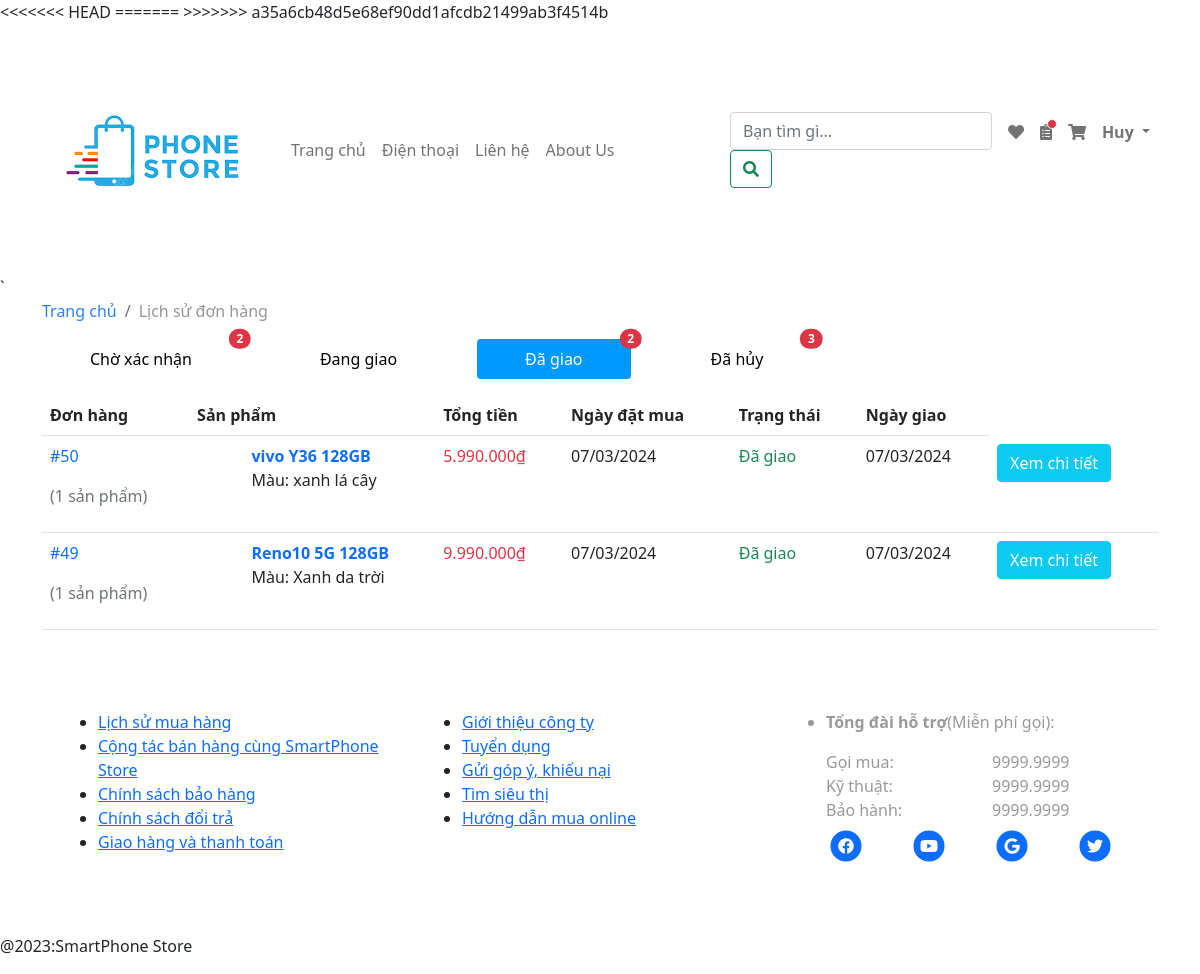
/customer/my_orders.php?delivered_orders (signed in), run on the app's committed database.
### tables this page shows
CREATE TABLE `customer_orders` (
  `order_id` int(10) NOT NULL COMMENT 'mã order',
  `customer_id` int(10) NOT NULL,
  `total_price` int(50) NOT NULL,
  `order_date` date NOT NULL,
  `status` text NOT NULL,
  `order_no` int(10) NOT NULL,
  `receiver` varchar(255) NOT NULL,
  `receiver_sex` varchar(10) NOT NULL,
  `receiver_phone` varchar(255) NOT NULL,
  `delivery_location` text NOT NULL,
  `payment_type` varchar(500) NOT NULL,
  `received_date` date NOT NULL
);

CREATE TABLE `customer_order_products` (
  `order_id` int(10) NOT NULL,
  `product_id` int(10) NOT NULL,
  `color` varchar(255) NOT NULL,
  `quantity` int(10) NOT NULL
);

CREATE TABLE `products` (
  `product_id` int(10) NOT NULL,
  `cartegory_id` int(10) NOT NULL,
  `date` datetime NOT NULL,
  `product_name` text NOT NULL,
  `product_des` text NOT NULL,
  `product_screen` varchar(255) NOT NULL,
  `product_os` varchar(255) NOT NULL,
  `product_rear_cam` varchar(255) NOT NULL,
  `product_front_cam` varchar(255) NOT NULL,
  `product_chip` varchar(255) NOT NULL,
  `product_ram` varchar(255) NOT NULL,
  `product_internal_memory` varchar(255) NOT NULL,
  `product_sim` varchar(255) NOT NULL,
  `product_battery` varchar(255) NOT NULL
);

### customer/functions/functions.php (called while the page is built, shortened)
<?php
if (!function_exists('currency_format')) {
  function currency_format($number, $suffix = '₫') {
      if (!empty($number)) {
          return number_format($number, 0, ',', '.') . "{$suffix}";
      }
  }
}
?>

### customer/delivered_orders.php (the view, shortened to what this page needs)
<table class="table">
           <tr>
               <th>Đơn hàng</th>
               <th>Sản phẩm</th>
               <th>Tổng tiền</th>
               <th>Ngày đặt mua</th>
               <th>Trạng thái</th>
               <th>Ngày giao</th>
           </tr>
           <?php
               if(isset($_SESSION['customer_id'])){
                   $customer_id = $_SESSION['customer_id'];
                   $select_customer_orders = "select * from customer_orders where customer_id = '$customer_id' and status='Đã giao' ORDER BY order_id DESC";
                   $run_customer_orders = mysqli_query($conn, $select_customer_orders);
                   while($row_customer_orders = mysqli_fetch_array($run_customer_orders)){
                       $order_id = $row_customer_orders['order_id'];
                       $order_date = strtotime($row_customer_orders['order_date']);
                       $order_date_format = date("d/m/Y", $order_date);
                       $received_date = strtotime($row_customer_orders['received_date']);
                       $received_date_format = date("d/m/Y", $received_date);
                       $status = $row_customer_orders['status'];
                       $total_price = $row_customer_orders['total_price'];
                       $total_price_format = currency_format($total_price);
                       $select_customer_order_products = "select * from customer_order_products where order_id='$order_id'";
                       $run_customer_order_products = mysqli_query($conn, $select_customer_order_products);
                       $count_customer_order_products = mysqli_num_rows($run_customer_order_products);
                       echo "
                       <tr class='bg-white'>
                           <td class='text-primary'>#$order_id<p class='text-secondary mt-3'>($count_customer_order_products sản phẩm)</p></td>
                           <td>
                       ";
                       while($row_customer_order_products = mysqli_fetch_array($run_customer_order_products)){
                           $product_id = $row_customer_order_products['product_id'];
                           $color = $row_customer_order_products['color'];
                           $get_color = "select * from product_color where product_color_name = '$color'";
                           $run_color = mysqli_query($conn, $get_color);
                           $row_color = mysqli_fetch_array($run_color);
                           $product_color_id = $row_color['product_color_id'];
                           $select_product = "select * from products where product_id = '$product_id'";
                           $run_product = mysqli_query($conn, $select_product);
                           $row_product = mysqli_fetch_array($run_product);
                           $product_name = $row_product['product_name'];
                           $select_product_img = "select * from product_img where product_id = '$product_id' and product_color_id = '$product_color_id'";
                           $run_product_img = mysqli_query($conn, $select_product_img);
                           $row_product_img = mysqli_fetch_array($run_product_img);
                               $product_img = $row_product_img['product_color_img'];
                           echo "
                               <div class='row mb-4'>
                                   <div class='col-md-2 col-11 mx-auto justify-content-center product-img'>
                                       <a href='../shop-detail.php?product_id=$product_id&color=$product_color_id' target='_blank'><img src='../administrator/product_img/$product_img' width='200px' class='img-fluid' alt=''></a>
                                   </div>
                                   <div class='col-md-10 col-11 mx-auto ps-4'>
                                       <a href='../shop-detail.php?product_id=$product_id&color=$product_color_id' target='_blank' class='mb-4 fw-bold text-decoration-none product-name'>
                                           $product_name
                                       </a>
                                       <span class='mb-2 d-block color'>Màu: $color</span>
                                   </div>
                               </div>
                           ";
                       }
                       echo "
                               </td>
                               <td class='text-danger'>$total_price_format</td>
                               <td>$order_date_format</td>
                               <td class='text-success'>$status</td>
                               <td>$received_date_format</td>
                               <td><a href='order_detail.php?order_id=$order_id' class='btn btn-info text-white'>Xem chi tiết</a></td>
                           </tr>
                       ";
                   }
               }
           ?>
       </table>

### data on the page
customer_orders: order_id "50", count_customer_order_products "1", total_price "5.990.000₫", order_date "07/03/2024", status "Đã giao", received_date "07/03/2024"
customer_order_products: product.product_name "vivo Y36 128GB", color "xanh lá cây"
customer_orders: order_id "49", count_customer_order_products "1", total_price "9.990.000₫", order_date "07/03/2024", status "Đã giao", received_date "07/03/2024"
customer_order_products: product.product_name "Reno10 5G 128GB", color "Xanh da trời"

### other printed values
$_SESSION['customer_name'] "Huy"
$count_pending_orders "2"
$count_delivered_orders "2"
$count_canceled_orders "3"
